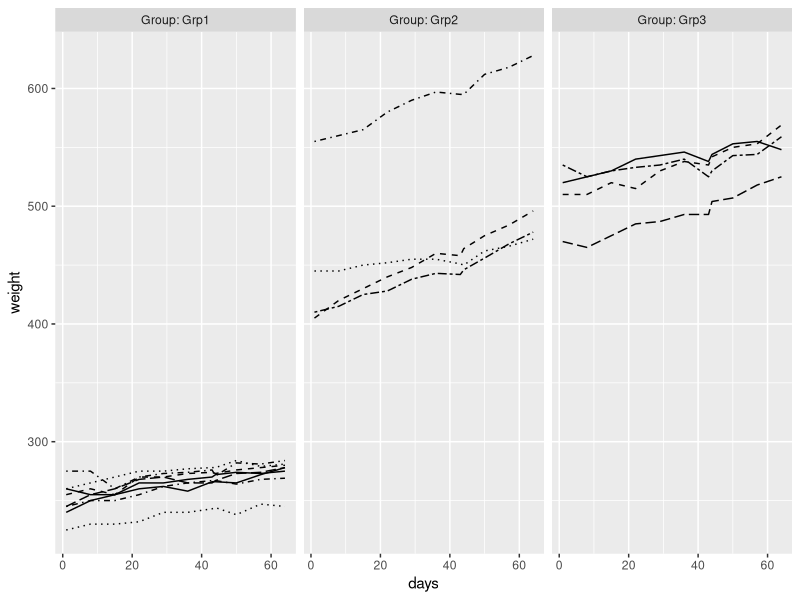
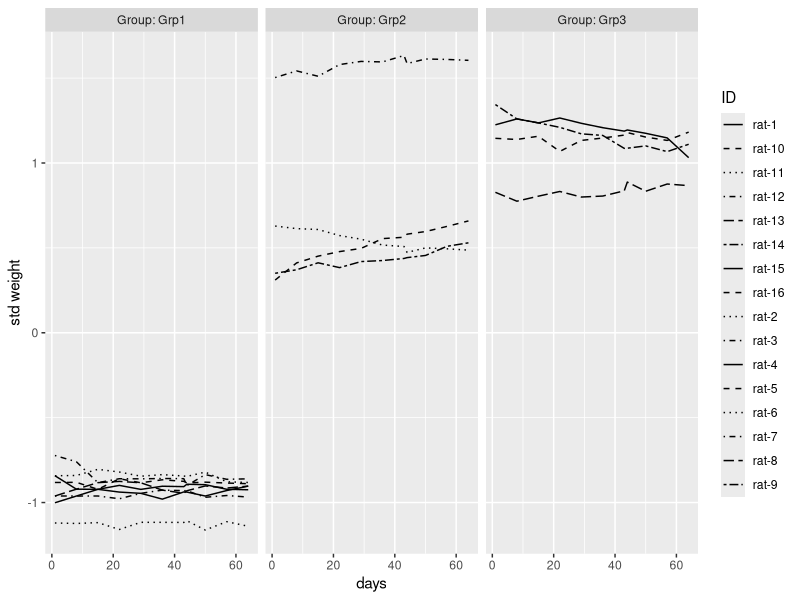
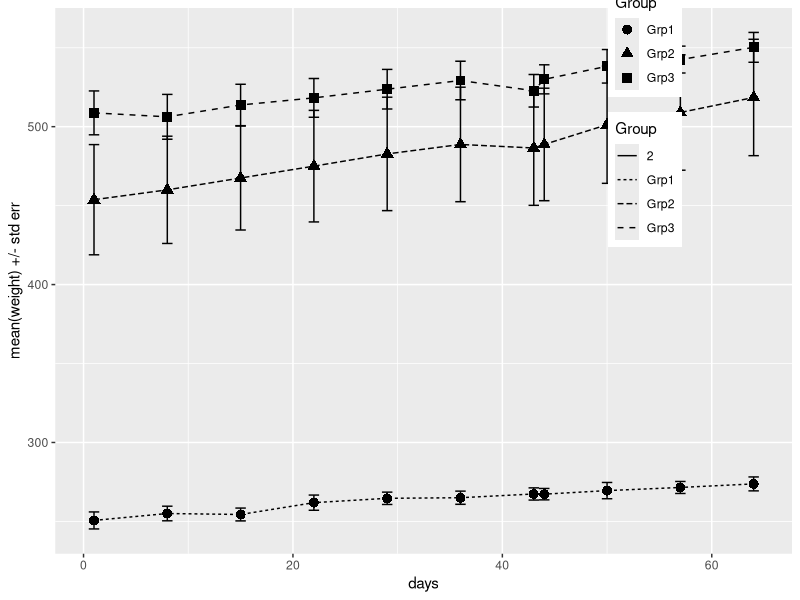
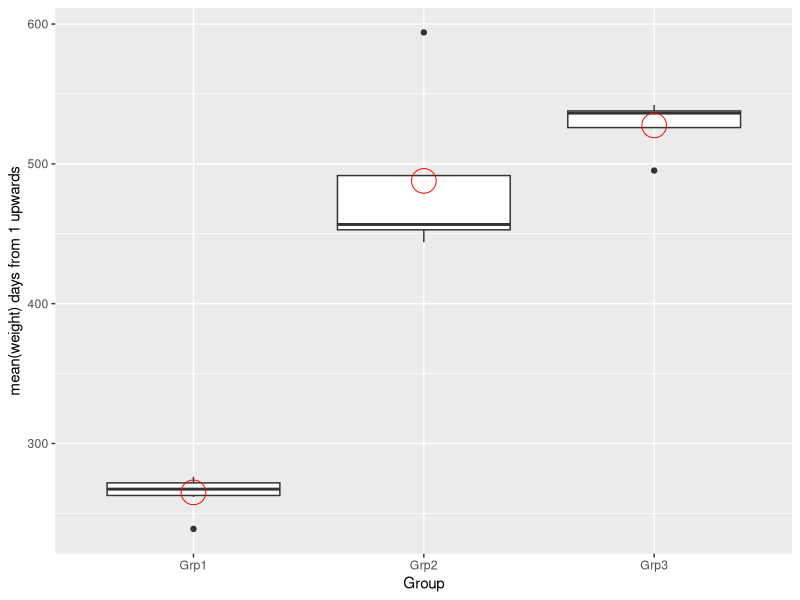
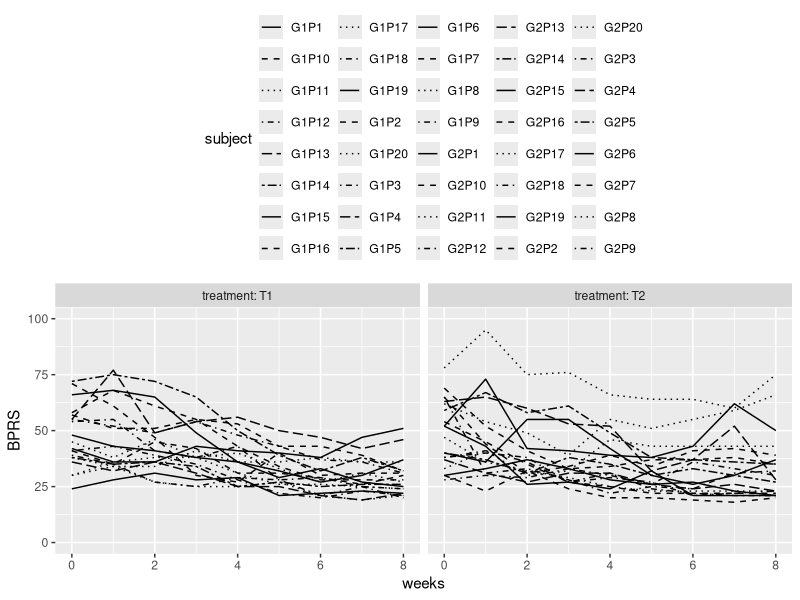
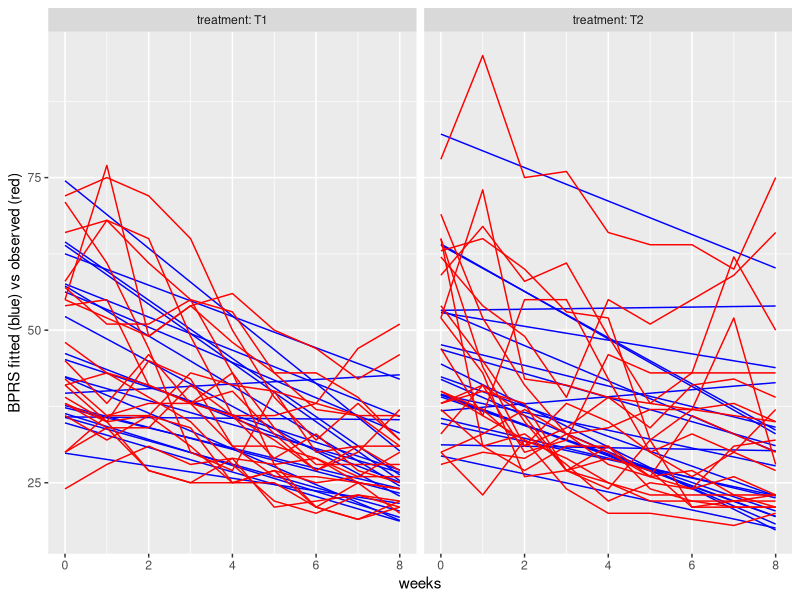

R code for these plots, in order:
## ---- chunk 1
library(ggplot2)
library(dplyr)
library(tidyr)

# Rats diet weighting data in long format
longrats <- read.csv("data/ratslong.csv")

# BPRS patient treatment scores
longbprs <- read.csv("data/bprslong.csv")
## ---- chunk 2

summary(longrats)
str(longrats)

## ---- chunk 3
#  Some ggplots

# Display the data graphically, first by groups.

ggplot(longrats, aes(x = days, y = weight, linetype = ID)) +
  geom_line() +
  scale_linetype_manual(values = rep(1:10, times=4)) +
  facet_grid(. ~ Group, labeller = label_both) +
  theme(legend.position = "none") +
  scale_y_continuous(limits = c(min(longrats$weight), max(longrats$weight)))

## ---- chunk 4
# Standardizing = zero mean, unit = standard deviance
longrats <- longrats %>%
  group_by(days) %>%
  mutate(stdWeight = (weight - mean(weight)) / sd(weight)) %>%
  ungroup()
str(longrats)

## ---- chunk 5
ggplot(longrats, aes(x = days, y = stdWeight, linetype = ID)) +
  geom_line() +
  scale_linetype_manual(values = rep(1:10, times=4)) +
  facet_grid(. ~ Group, labeller = label_both) +
  scale_y_continuous(name = "std weight")
## ---- chunk 6

# some fancy pipelining 
ratgroups <- longrats %>%
  group_by(Group, days) %>%
  summarise(mean = mean(weight), se = sd(weight) / sqrt(length(weight))) %>%
  ungroup()

summary(ratgroups)
dim(ratgroups)
## ---- chunk 7
ggplot(ratgroups,
  aes(x = days, y = mean, linetype = Group, shape = Group)) +
  geom_line() +
  geom_point(size=3) +
  geom_errorbar(aes(ymin=mean-se, ymax=mean+se, linetype="2"), width=1) +
  theme(legend.position = c(0.8,0.8,0.8)) +
  scale_y_continuous(name = "mean(weight) +/- std err")
## ---- chunk 8
ratbox <- longrats %>%
  filter(days > 1) %>%
  group_by(Group, ID) %>%
  summarise(mean=mean(weight) ) %>%
  ungroup()

## ---- chunk 9
ggplot(ratbox, aes(x = Group, y = mean)) +
  geom_boxplot() +
  stat_summary(fun = "mean", geom = "point", shape=1, size=8, fill = "white", col="red") +
  scale_y_continuous(name = "mean(weight) days from 1 upwards")

## ---- chunk 10
summary(ratbox$Group)
## ---- chunk 11
# Two-sample t-test
ratbox$isGrp1 <- ratbox$Group=="Grp1"
t.test(mean ~ isGrp1, data=ratbox, var.equal=T)

## ---- chunk 12
# Since we are interested in the growth profile of these rats we take in account
# the day 1 weight

ratinit <- longrats %>%
  filter(days == 1) %>%
  group_by(Group, ID) %>%
  summarise(initialW=mean(weight) ) %>%
  ungroup()

ratbox$initialW=ratinit$initialW

fit <- lm(mean ~ initialW + isGrp1, data=ratbox)
fit

anova(fit)
## ---- chunk 13
str(longbprs)
summary(longbprs)

## ---- chunk 14
glimpse(longbprs)
summary(longbprs)
## ---- chunk 15

ggplot(longbprs, aes(x=weeks, y=bprs, linetype=subject)) +
  geom_line() +
  scale_linetype_manual(values=rep(1:10, times=4)) +
  facet_grid(. ~ treatment, labeller=label_both) +
  scale_y_continuous(name="BPRS", limits=c(0,100)) +
  theme(legend.position="top")

## ---- chunk 16

bprsreg <- lm(bprs ~ weeks + treatment, data=longbprs)
summary(bprsreg)
## ---- chunk 17
library(lme4)

# Random intercept model per subject:

bprs_sub <- lmer(bprs ~ weeks + treatment + (1 | subject), data=longbprs, REML = F)
summary(bprs_sub)

## ---- chunk 18
# Now random intercept and ALSO A random slope model

bprs_subweek <- lmer(bprs ~ weeks + treatment + (weeks | subject), data=longbprs, REML = F)
summary(bprs_subweek)

## ---- chunk 19
anova(bprs_sub, bprs_subweek)
## ---- chunk 20

# Compute the fitted values 
Fitted <- fitted(bprs_subweek, longbprs)

# Add a new column for the fitted data
bprslongfit <- mutate(longbprs, bprs=Fitted)

# Draw a plot of bprs (fitted and observed)
ggplot(bprslongfit, aes(x=weeks, y=bprs, group=subject)) +
  geom_line(color="blue") +
  geom_line(data=longbprs,color="red") +
  scale_x_continuous(name="weeks") +
  facet_grid(. ~ treatment, labeller=label_both) +
  scale_y_continuous(name="BPRS fitted (blue) vs observed (red)") +
  theme(legend.position="top")
